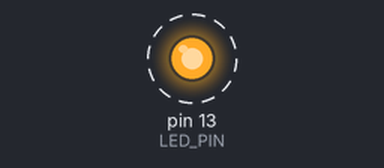
Recording of a sketch running on a simulated Arduino Uno, built with avr-gcc and run on an emulated ATmega328P. Parts: output pins drawn as LEDs (lit = HIGH). Dashed ring = blinking.

Above: at 0.5 s.
Timing chart, 0 to 4.6 s (numbered marks = the images above):
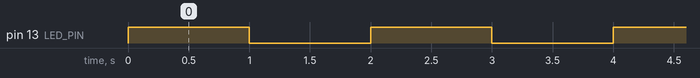

Measured:
- by itself, pin 13 (LED_PIN): alternates HIGH for 1.0 s and LOW for 1.0 s

The sketch:

serial-led.ino
```cpp
#define LED_PIN LED_BUILTIN
#define LED_OFF LOW
#define LED_ON HIGH

void setup() {
  // put your setup code here, to run once:
  Serial.begin(9600);
  pinMode(LED_PIN, OUTPUT);
}

void loop() {
  // put your main code here, to run repeatedly:
  digitalWrite(LED_PIN, LED_ON);
  delay(1000);
  digitalWrite(LED_PIN, LED_OFF);
  delay(1000);
}
```
